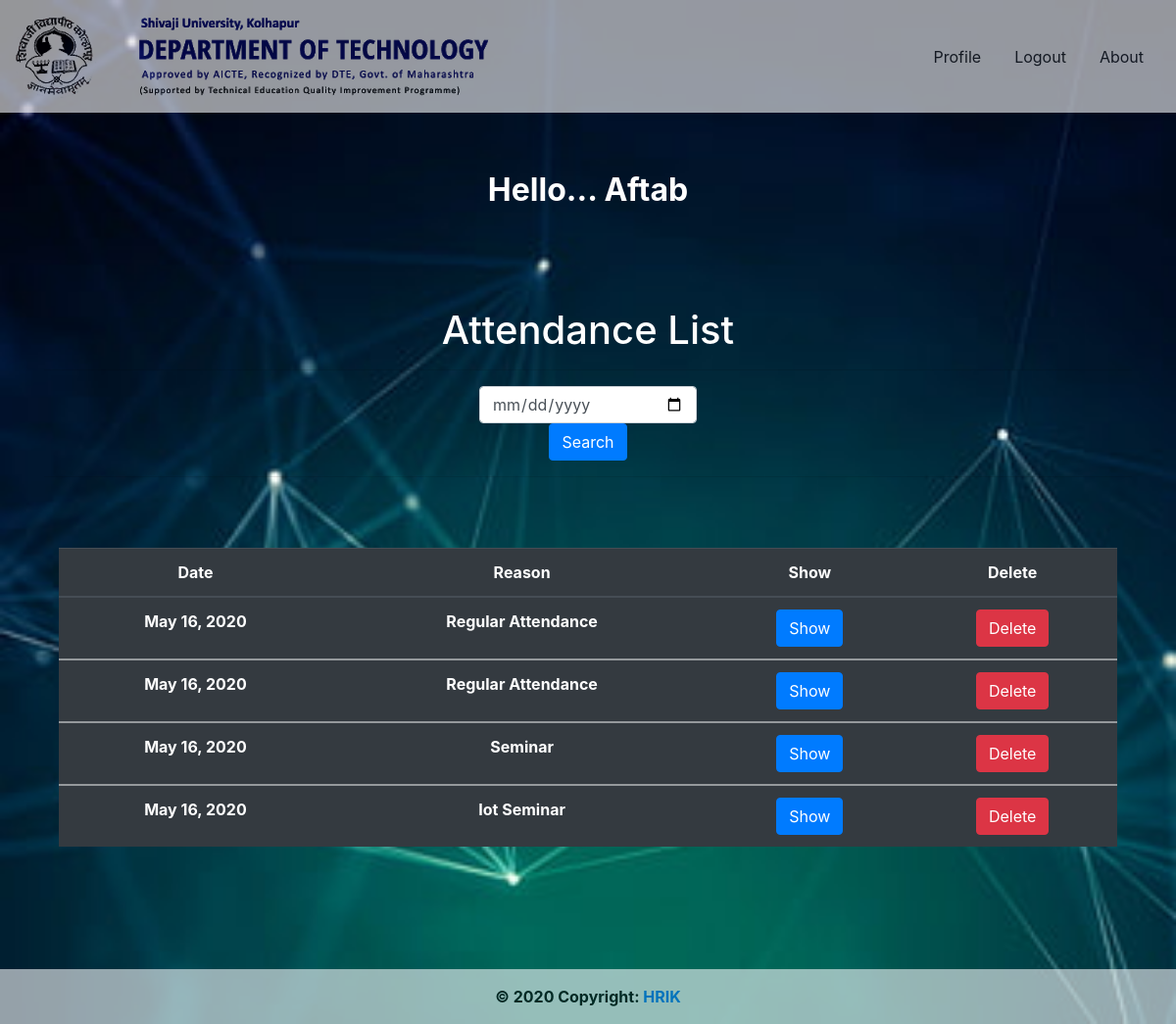
Page /attendance-list/ (signed in) on the committed database.
### system/models.py (models this page shows, shortened)
class Date(models.Model):
    reason = models.CharField(max_length=200, null=False, default='Regular Attendance')
    date = models.DateField(auto_now=True, auto_now_add = False)
    prn_numbers = models.ManyToManyField(Student)

### system/views.py (the view, shortened to what this page needs)
# urls.py: path('attendance-list/', attendance_list, name = 'attendance_list'),
@login_required(login_url='login')
def attendance_list(request):
    obj = Date.objects.all()
    context = {
        'object': obj
    }
    return render(request, 'system/attendance_list.html', context)

### system/templates/system/attendance_list.html (shortened to what this page needs)
{% extends 'system/layout.html' %}
{% block body %}
    {% include 'system/navbar_user.html' %}
    <div class="container">
      <h2><strong>Hello... {{ request.user.first_name }}</strong></h2>
      <div class="jambotron">
        <h1 id="head">Attendance List</h1>
        <hr>
        <div class = 'search-box'>
        <form method='POST'>
            <input type="date" name="date" class="form-control" placeholder="YYYY-MM-DD">
            <button class="btn btn-large btn-primary">Search</button>
        </form>
        </div>
        <hr>
        <div class='container'>
            <table class="table table-dark table-hover">
                <thead>
                    <tr>
                        <th scope="col">Date</th>
                        <th scope="col">Reason</th>
                        <th scope="col">Show</th>
                        <th scope="col">Delete</th>
                    </tr>
                </thead>
            {% for obj in object %}
                <tbody>
                    <tr>
                        <td>{{ obj.date }}</td>
                        <td>{{ obj.reason }}</td>
                        <td><a href='/show-attendance/{{ obj.id }}' class="btn btn-primary">Show</a></td>
                        <td><a href="/delete-attendance/{{ obj.id }}" class="btn btn-danger">Delete</a></td>
                    </tr>
                 </tbody>
            {% endfor %}
            </table>
        </div>
      </div>
    </div>
{% endblock %}

### static/css/home.css (style rules this page uses)
body { background-repeat: no-repeat; background-size: cover; }
.container { position: relative; z-index: 1; text-align: center; color:white; font-weight: bold; margin: auto; padding-top: 5%; padding-bottom: 5%; align-items: center; align-content: center; }
.jambotron { margin-top: 50px; padding-top: 50px; padding-bottom: 50px; font-weight: bold; }
.search-box { margin-left: 40%; margin-right: 40%; }

### rows in the picture
Date: date "May 16, 2020", reason "Regular Attendance"
Date: date "May 16, 2020", reason "Regular Attendance"
Date: date "May 16, 2020", reason "Seminar"
Date: date "May 16, 2020", reason "Iot Seminar"

### other values in the picture
{{ request.user.first_name }} "Aftab"
